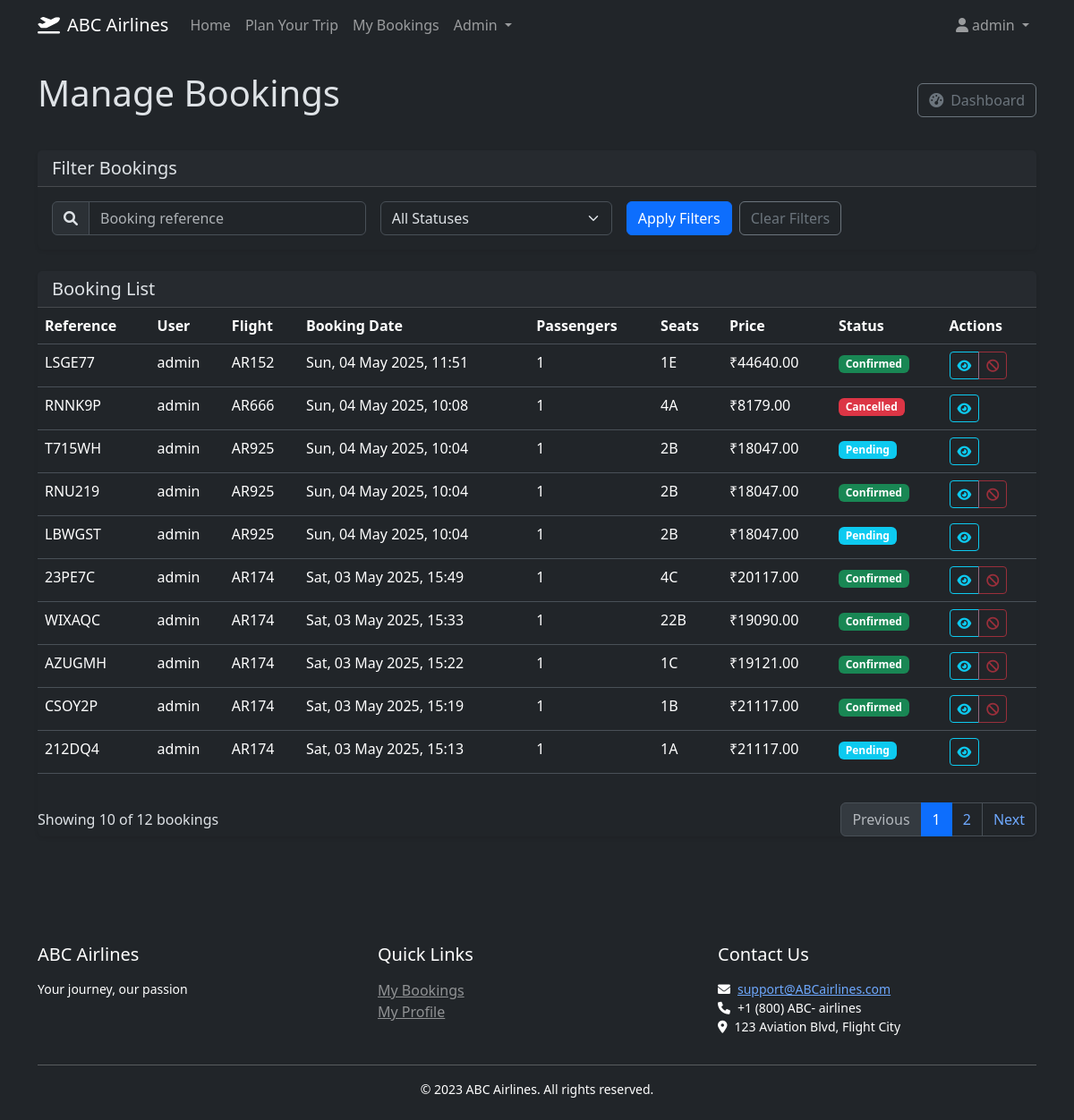
The page /admin/bookings (signed in) on the database as committed earlier.
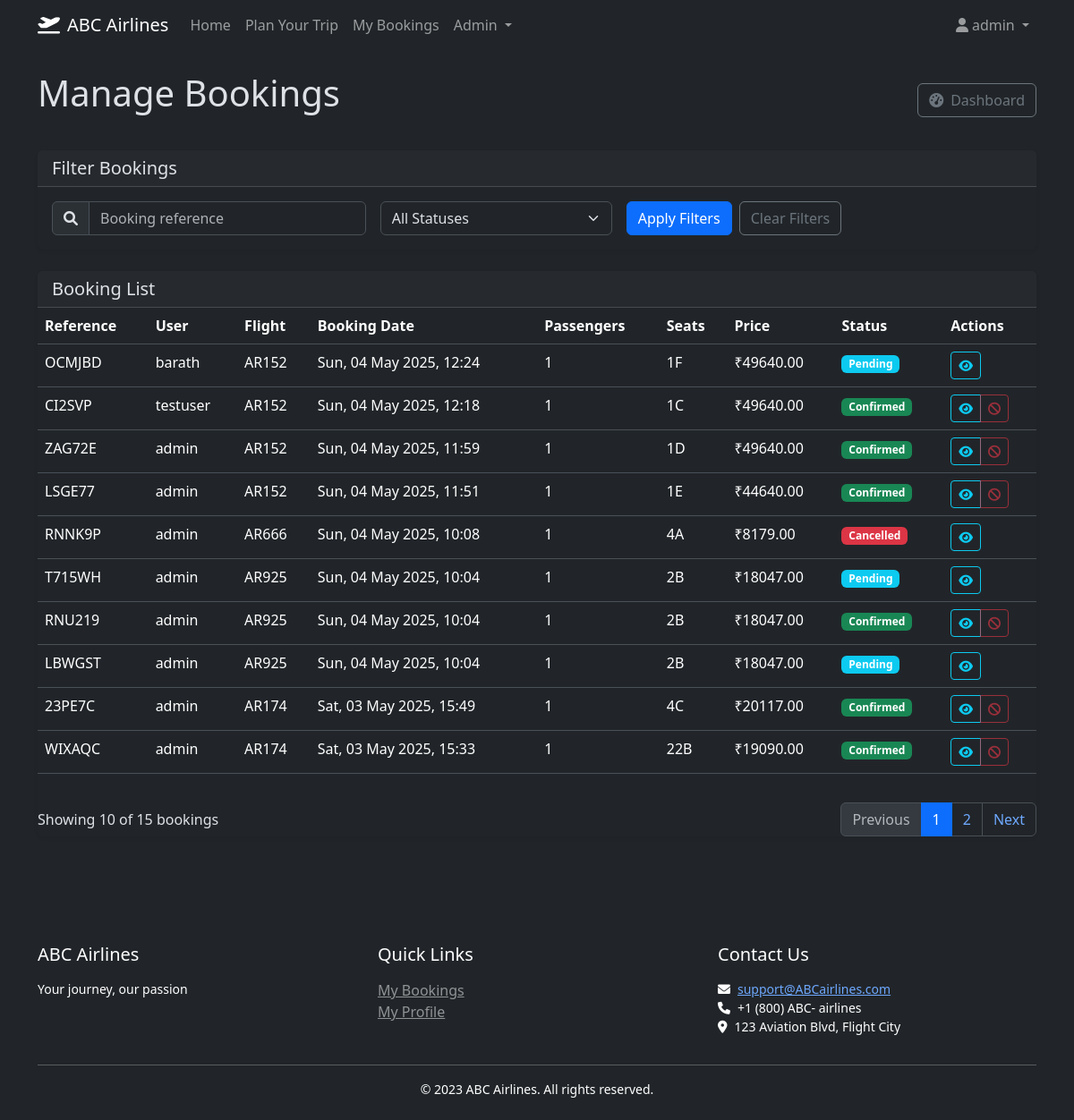
The same page on the database as committed later.
### models.py (models this page shows, shortened)
class Booking(db.Model):
    __tablename__ = 'bookings'
    id = db.Column(db.Integer, primary_key=True)
    user_id = db.Column(db.Integer, db.ForeignKey('users.id'), nullable=False)
    flight_id = db.Column(db.Integer, db.ForeignKey('flights.id'), nullable=False)
    booking_time = db.Column(db.DateTime, nullable=False)
    status = db.Column(db.String(20), nullable=False)
    price_paid = db.Column(db.Float, nullable=False)
    booking_reference = db.Column(db.String(6), unique=True, nullable=False)
    payment_id = db.Column(db.String(100))
    passengers = db.relationship('Passenger', backref='booking', lazy=True)
    seat_numbers = db.relationship('Seat', backref='booking', lazy=True)

class User(UserMixin, db.Model):
    __tablename__ = 'users'
    id = db.Column(db.Integer, primary_key=True)
    username = db.Column(db.String(80), unique=True, nullable=False)
    email = db.Column(db.String(120), unique=True, nullable=False)
    password_hash = db.Column(db.String(128), nullable=False)
    is_admin = db.Column(db.Boolean, default=False)
    frequent_flyer_points = db.Column(db.Integer, default=0)
    created_at = db.Column(db.DateTime, nullable=False, default=datetime.utcnow)  # Add created_at
    bookings = db.relationship('Booking', backref='user', lazy=True)

class Flight(db.Model):
    __tablename__ = 'flights'
    id = db.Column(db.Integer, primary_key=True)
    flight_number = db.Column(db.String(10), nullable=False)
    origin = db.Column(db.String(3), nullable=False)
    destination = db.Column(db.String(3), nullable=False)
    departure_time = db.Column(db.DateTime, nullable=False)
    arrival_time = db.Column(db.DateTime, nullable=False)
    aircraft_type = db.Column(db.String(50), nullable=False)
    seats_total = db.Column(db.Integer, nullable=False)
    seats_available = db.Column(db.Integer, nullable=False)
    price = db.Column(db.Float, nullable=False)
    status = db.Column(db.String(20), nullable=False)
    bookings = db.relationship('Booking', backref='flight', lazy=True)

### routes.py (the view)
@app.route('/admin/bookings', methods=['GET'])
@login_required
def admin_bookings():
    if not current_user.is_admin:
        flash('Access denied', 'danger')
        return redirect(url_for('index'))
    search = request.args.get('search', '')
    status = request.args.get('status', '')
    page = request.args.get('page', 1, type=int)
    per_page = 10
    query = Booking.query
    if search:
        query = query.filter(Booking.booking_reference.ilike(f'%{search}%'))
    if status:
        query = query.filter_by(status=status)
    query = query.order_by(Booking.booking_time.desc())
    pagination = query.paginate(page=page, per_page=per_page, error_out=False)
    bookings = pagination.items
    app.logger.debug(f"Retrieved {len(bookings)} bookings (total: {pagination.total})")
    return render_template(
        'admin/bookings.html',
        bookings=bookings,
        pagination=pagination,
        search=search,
        status=status,
        get_user_by_id=get_user_by_id,  # Use imported function
        get_flight_by_id=get_flight_by_id,  # Use imported function
        format_datetime=format_datetime
    )

### app.py (called while the page is built)
@login_manager.user_loader
def load_user(user_id):
    from models import User
    return User.query.get(int(user_id))

### data.py (called while the page is built)
def get_flight_by_id(flight_id):
    return Flight.query.get(flight_id)

def get_user_by_id(user_id):
    return User.query.get(user_id)

### routes.py (called while the page is built)
@app.context_processor
def utility_processor():
    return {
        'format_datetime': format_datetime,
        'format_date': format_date,
        'format_time': format_time,
        'format_price': format_price
    }

### utils.py (called while the page is built)
def format_datetime(dt):
    if not dt:
        return ""
    return dt.strftime("%a, %d %b %Y, %H:%M")

def format_price(price):
    if price is not None:
        return f"\u20B9{price:.2f}"
    return "Not available"

### templates/admin/bookings.html (shortened to what the changed rows need)
{% extends "base.html" %}
{% block content %}
<div class="mb-4">
    <div class="d-flex justify-content-between align-items-center mb-4">
        <h1>Manage Bookings</h1>
    </div>
    <div class="card">
        <div class="table-responsive">
            <table class="table table-hover">
                <thead>
                    <tr>
                        <th>Reference</th>
                        <th>User</th>
                        <th>Flight</th>
                        <th>Booking Date</th>
                        <th>Passengers</th>
                        <th>Seats</th>
                        <th>Price</th>
                        <th>Status</th>
                        <th>Actions</th>
                    </tr>
                </thead>
                <tbody>
                    {% for booking in bookings %}
                    <tr>
                        <td>{{ booking.booking_reference }}</td>
                        <td>
                            {% set user = get_user_by_id(booking.user_id) %}
                            {% if user %}
                            {{ user.username }}
                            {% else %}
                            Unknown
                            {% endif %}
                        </td>
                        <td>
                            {% set flight = get_flight_by_id(booking.flight_id) %}
                            {% if flight %}
                            {{ flight.flight_number }}
                            {% else %}
                            Unknown
                            {% endif %}
                        </td>
                        <td>{{ format_datetime(booking.booking_time) }}</td>
                        <td>{{ booking.passengers|length }}</td>
                        <td>
                            {% if booking.seat_numbers %}
                                {{ booking.seat_numbers | map(attribute='seat_number') | join(', ') }}
                            {% else %}
                                -
                            {% endif %}
                        </td>
                        <td>{{ format_price(booking.price_paid) }}</td>
                        <td>
                            <span class="badge {{ 'bg-success' if booking.status == 'Confirmed' else 'bg-danger' if booking.status == 'Cancelled' else 'bg-info' }}">
                                {{ booking.status }}
                            </span>
                        </td>
                        <td>
                            <div class="btn-group btn-group-sm">
                                <button type="button" class="btn btn-outline-info" title="View Details" data-bs-toggle="modal" data-bs-target="#viewBookingModal{{ booking.id }}">
                                    <i class="fas fa-eye"></i>
                                </button>
                                {% if booking.status == 'Confirmed' %}
                                <button type="button" class="btn btn-outline-danger" title="Cancel Booking" disabled>
                                    <i class="fas fa-ban"></i>
                                </button>
                                {% endif %}
                            </div>
                        </td>
                    </tr>
                    {% endfor %}
                </tbody>
            </table>
        </div>
        {% if pagination %}
        <div class="d-flex justify-content-between align-items-center mt-3">
            <div>
                Showing {{ pagination.items|length }} of {{ pagination.total }} bookings
            </div>
            <nav>
                <ul class="pagination mb-0">
                    {% if pagination.has_prev %}
                    <li class="page-item">
                        <a class="page-link" href="{{ url_for('admin_bookings', page=pagination.prev_num, search=search, status=status) }}">Previous</a>
                    </li>
                    {% else %}
                    <li class="page-item disabled">
                        <span class="page-link">Previous</span>
                    </li>
                    {% endif %}
                    {% for p in pagination.iter_pages() %}
                    {% if p %}
                    <li class="page-item {{ 'active' if p == pagination.page else '' }}">
                        <a class="page-link" href="{{ url_for('admin_bookings', page=p, search=search, status=status) }}">{{ p }}</a>
                    </li>
                    {% else %}
                    <li class="page-item disabled">
                        <span class="page-link">...</span>
                    </li>
                    {% endif %}
                    {% endfor %}
                    {% if pagination.has_next %}
                    <li class="page-item">
                        <a class="page-link" href="{{ url_for('admin_bookings', page=pagination.next_num, search=search, status=status) }}">Next</a>
                    </li>
                    {% else %}
                    <li class="page-item disabled">
                        <span class="page-link">Next</span>
                    </li>
                    {% endif %}
                </ul>
            </nav>
        </div>
        {% endif %}
    </div>
</div>
{% endblock %}

### templates/base.html (shortened to what this page needs)
<!DOCTYPE html>
<html lang="en" data-bs-theme="dark">
<head>
    <link rel="stylesheet" href="https://cdn.jsdelivr.net/npm/bootstrap@5.3.3/dist/css/bootstrap.min.css">
    <link rel="stylesheet" href="https://cdnjs.cloudflare.com/ajax/libs/font-awesome/6.0.0/css/all.min.css">
    <link rel="stylesheet" href="{{ url_for('static', filename='css/custom.css') }}">
</head>
<body>
    <nav class="navbar navbar-expand-lg navbar-dark bg-dark mb-4">
        <div class="container">
            <a class="navbar-brand" href="{{ url_for('index') }}">
                <i class="fas fa-plane-departure me-2"></i>ABC Airlines
            </a>
            <div class="collapse navbar-collapse" id="navbarNav">
                <ul class="navbar-nav me-auto">
                    <li class="nav-item">
                        <a class="nav-link" href="{{ url_for('index') }}">Home</a>
                    </li>
                    <li class="nav-item">
                        <button class="btn btn-link nav-link" data-bs-toggle="modal" data-bs-target="#travelModal">Plan Your Trip</button>
                    </li>
                    {% if current_user.is_authenticated %}
                    <li class="nav-item">
                        <a class="nav-link" href="{{ url_for('my_bookings') }}">My Bookings</a>
                    </li>
                    {% endif %}
                    {% if current_user.is_authenticated and current_user.is_admin %}
                    <li class="nav-item dropdown">
                        <a class="nav-link dropdown-toggle" href="#" id="adminDropdown" role="button" data-bs-toggle="dropdown">
                            Admin
                        </a>
                    </li>
                    {% endif %}
                </ul>
                <ul class="navbar-nav">
                    {% if current_user.is_authenticated %}
                    <li class="nav-item dropdown">
                        <a class="nav-link dropdown-toggle" href="#" id="userDropdown" role="button" data-bs-toggle="dropdown">
                            <i class="fas fa-user me-1"></i>{{ current_user.username }}
                        </a>
                    </li>
                    {% endif %}
                </ul>
            </div>
        </div>
    </nav>
    <main class="container pb-4">
        {% block content %}{% endblock %}
    </main>
    <footer class="bg-dark text-white mt-5 py-4">
        <div class="container">
            <div class="row">
                <div class="col-md-4">
                    <h5>ABC Airlines</h5>
                    <p class="small">Your journey, our passion</p>
                </div>
                <div class="col-md-4">
                    <h5>Quick Links</h5>
                    <ul class="list-unstyled">
                        {% if current_user.is_authenticated %}
                        <li><a href="{{ url_for('my_bookings') }}" class="text-white-50">My Bookings</a></li>
                        <li><a href="{{ url_for('profile') }}" class="text-white-50">My Profile</a></li>
                        {% else %}
                        <li><a href="{{ url_for('login') }}" class="text-white-50">Login</a></li>
                        <li><a href="{{ url_for('register') }}" class="text-white-50">Register</a></li>
                        {% endif %}
                    </ul>
                </div>
                <div class="col-md-4">
                    <h5>Contact Us</h5>
                    <p class="small">
                        <i class="fas fa-envelope me-2"></i><a href="mailto:support@ABCairlines.com">support@ABCairlines.com</a><br>
                        <i class="fas fa-phone me-2"></i>+1 (800) ABC- airlines<br>
                        <i class="fas fa-map-marker-alt me-2"></i>123 Aviation Blvd, Flight City
                    </p>
                </div>
            </div>
            <hr class="my-3">
            <div class="text-center">
                <p class="small mb-0">&copy; 2023 ABC Airlines. All rights reserved.</p>
            </div>
        </div>
    </footer>
</body>
</html>

Rows that differ between the two databases and show on the page:
no longer on this page (row unchanged): Booking: booking_reference "AZUGMH", {{ user.username }} "admin", {{ flight.flight_number }} "AR174", booking_time "Sat, 03 May 2025, 15:22", passengers|length "1", seat_numbers|map "1C", price_paid "₹19121.00", status "Confirmed"
no longer on this page (row unchanged): Booking: booking_reference "CSOY2P", {{ user.username }} "admin", {{ flight.flight_number }} "AR174", booking_time "Sat, 03 May 2025, 15:19", passengers|length "1", seat_numbers|map "1B", price_paid "₹21117.00", status "Confirmed"
no longer on this page (row unchanged): Booking: booking_reference "212DQ4", {{ user.username }} "admin", {{ flight.flight_number }} "AR174", booking_time "Sat, 03 May 2025, 15:13", passengers|length "1", seat_numbers|map "1A", price_paid "₹21117.00", status "Pending"
added Booking: booking_reference "OCMJBD", {{ flight.flight_number }} "AR152", booking_time "Sun, 04 May 2025, 12:24", passengers|length "1", seat_numbers|map "1F", price_paid "₹49640.00", status "Pending"
added User: username "barath"
added Booking: booking_reference "CI2SVP", {{ flight.flight_number }} "AR152", booking_time "Sun, 04 May 2025, 12:18", passengers|length "1", seat_numbers|map "1C", price_paid "₹49640.00", status "Confirmed"
now on this page (row edited): User: username "testuser"
added Booking: booking_reference "ZAG72E", {{ user.username }} "admin", {{ flight.flight_number }} "AR152", booking_time "Sun, 04 May 2025, 11:59", passengers|length "1", seat_numbers|map "1D", price_paid "₹49640.00", status "Confirmed"
Other text that changed with them:
{{ pagination.total }}: "12" → "15"
